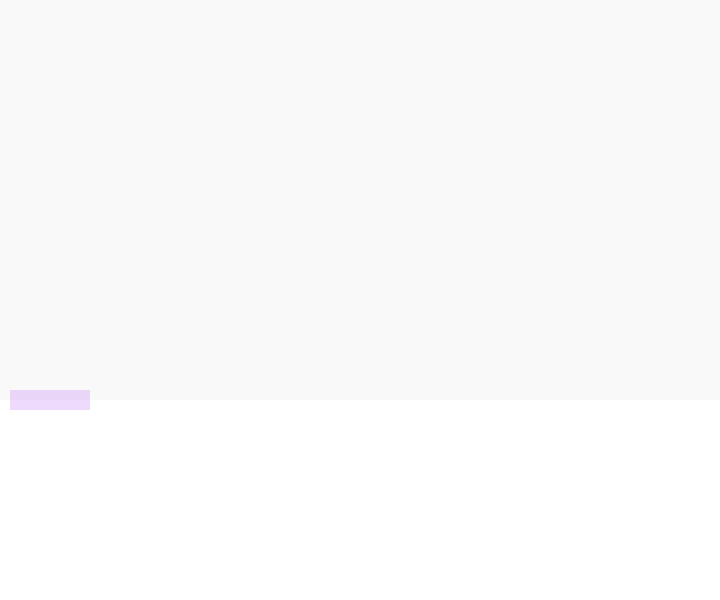
Frame 1 (no input)
Frame 60 (the mouse pressed at the canvas centre just before this capture): identical to frame 1, image omitted
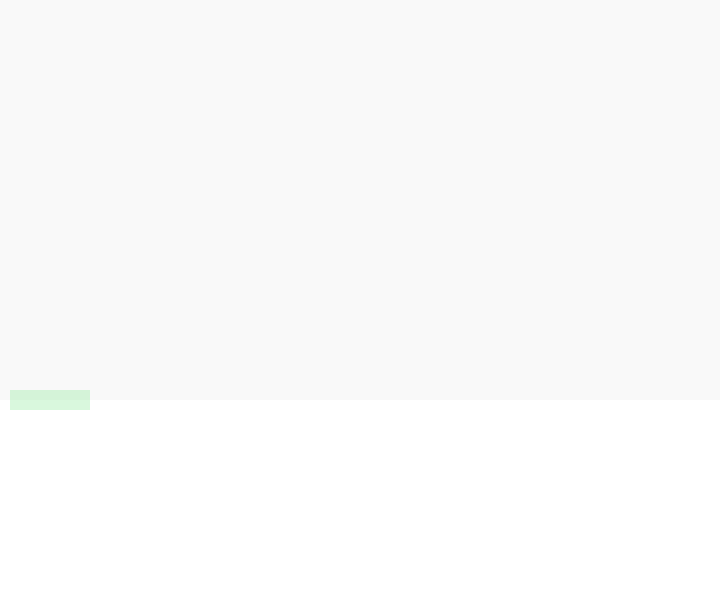
Frame 120 (the mouse held since frame 60 and released just before this capture)

The Processing sketch that drew these frames (run headless with seeded random() and noise(); from frame 60 on, the mouse is pressed at the canvas centre):

// Processing sketch: exercise07
// ── exercise07.pde
Mover[] movers;
Sky sky;

void setup() {
  size (720, 600);
  movers = new Mover[1];
  reset();
  sky = new Sky(0, 0, width, 400, 0.1);
}

void draw() {
  background(255);
  
  sky.display();
  
  for (int i = 0; i < movers.length; i++) {
    if (sky.contains(movers[i])) {
      PVector dragForce = sky.drag(movers[i]);
      movers[i].applyForce(dragForce);
    }
    
    PVector gravity = new PVector(0, 0.1);
    gravity.mult(movers[i].mass);
    movers[i].applyForce(gravity);
    
    movers[i].update();
    movers[i].edges();
    movers[i].display();
  }
}


void mousePressed() {
  reset();
}

// Restart all the Mover objects randomly
void reset() {
  for (int i = 0; i < movers.length; i++) {
    movers[i] = new Mover(5, 50, 400);
  }
}
// ── Mover.pde
class Mover {
  
  PVector loc;
  PVector vel;
  PVector acc;
  float mass;
  float rectWidth, rectHeight;
  float r;
  float g;
  float b;
  
  Mover(float m, float x, float y) {
    mass = m;
    loc = new PVector(x, y);
    vel = new PVector(0,0);
    acc = new PVector(0,0);
    r = random(255);
    g = random(255);
    b = random(255);
  }
  
  void applyForce(PVector force) {
    PVector f = PVector.div(force, mass);
    acc.add(f);
  }
  
  void update() {
    vel.add(acc);
    loc.add(vel);
    acc.mult(0); //clear out acceleration
  }
  
  void display() {
    noStroke();
    fill(r, g, b, 50);
    rectMode(CENTER);
    rect(loc.x,loc.y, mass*16, mass*4);
  }
  
  void edges() {
   if (loc.x > width) {
     loc.x = 0;
   } else if (loc.x < 0) {
     loc.x = width;
   }
    
   if (loc.y > 400) {
     loc.y = 400;
     vel.y *= -1;
   } else if (loc.y < 0) {
     loc.y = 0;
     vel.y *= -1;
   }
  }
  
}
// ── Sky.pde
class Sky {
  
  float x, y, w, h;
  float c; //coefficient of drag
  
  Sky(float x_, float y_, float w_, float h_, float c_) {
    x = x_;
    y = y_;
    w = w_;
    h = h_;
    c = c_;
  }
  
  boolean contains(Mover m) {
    PVector l = m.loc;
    return l.x >= x && l.x <= x + w && l.y >= y && l.y <= y + h;
  }
  
  PVector drag(Mover m) {
    float speed = m.vel.mag();
    float dragMagnitude = c * speed * speed;
    PVector dragForce = m.vel.copy();
    dragForce.mult(-1);
    dragForce.normalize();
    dragForce.mult(dragMagnitude);
    return dragForce;
  }
  
  void display() {
    noStroke();
    fill(175,20);
    rectMode(CORNER);
    rect(x,y,w,h);
  }
  
}
